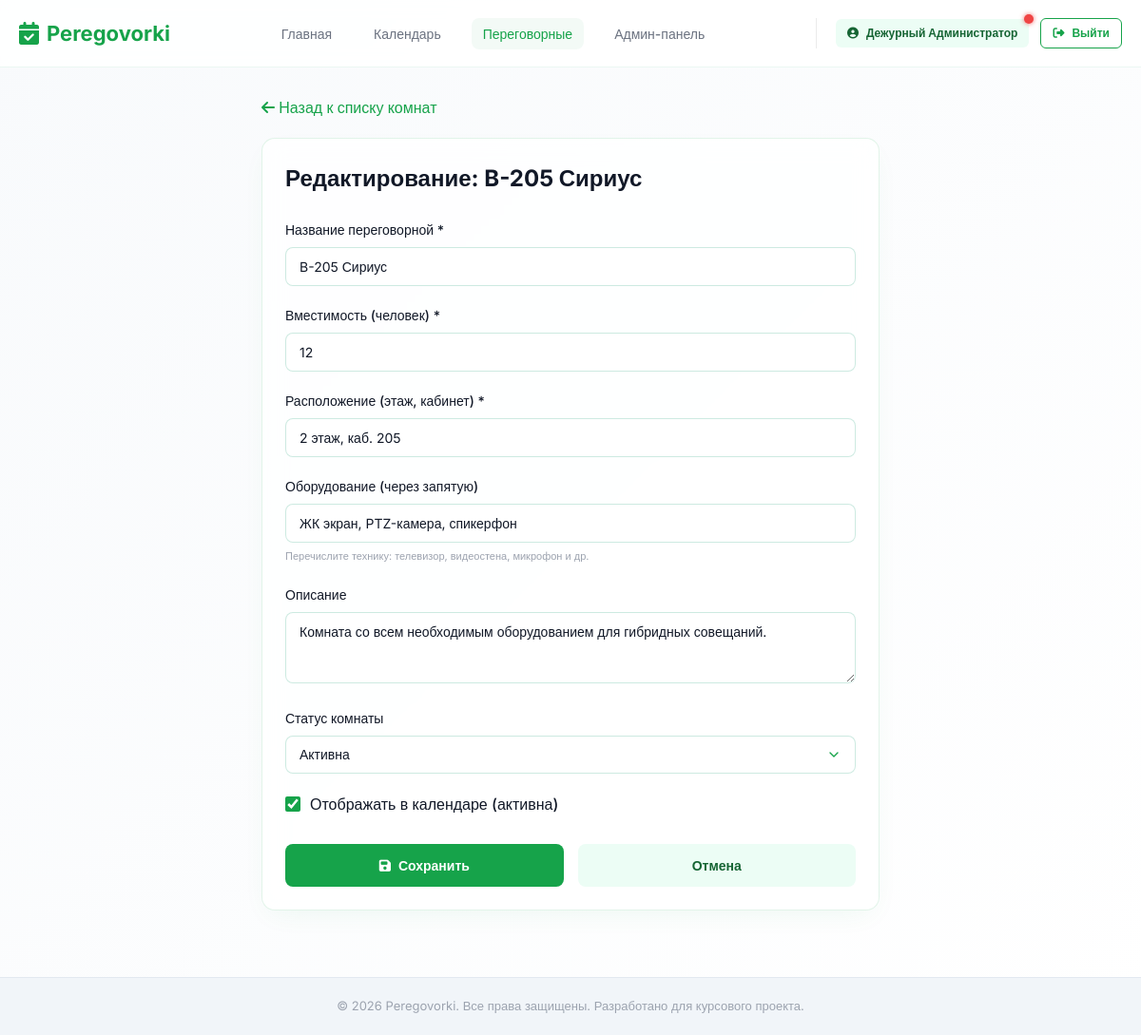
Screenshot of /rooms/2/edit (signed in) with the database file from the repository.
### app/models.py (models this page shows, shortened)
class User(db.Model, UserMixin):
    __tablename__ = 'users'
    id = db.Column(db.Integer, primary_key=True)
    email = db.Column(db.String(120), unique=True, nullable=False, index=True)
    full_name = db.Column(db.String(100), nullable=False)
    password_hash = db.Column(db.String(255), nullable=False)
    role = db.Column(db.String(20), nullable=False, default='user')  # 'root', 'admin', 'user'
    is_active = db.Column(db.Boolean, default=True, nullable=False)
    created_at = db.Column(db.DateTime, default=datetime.utcnow, nullable=False)
    can_manage_rooms = db.Column(db.Boolean, default=False, nullable=False)
    can_manage_bookings = db.Column(db.Boolean, default=False, nullable=False)
    can_manage_users = db.Column(db.Boolean, default=False, nullable=False)
    can_view_analytics = db.Column(db.Boolean, default=False, nullable=False)
    can_export_reports = db.Column(db.Boolean, default=False, nullable=False)
    can_view_audit_logs = db.Column(db.Boolean, default=False, nullable=False)
    bookings = db.relationship('Booking', backref='organizer', lazy=True, cascade='all, delete-orphan')
    notifications = db.relationship('Notification', backref='user', lazy=True, cascade='all, delete-orphan')
    audit_logs = db.relationship('AuditLog', backref='user', lazy=True)

class Room(db.Model):
    __tablename__ = 'rooms'
    id = db.Column(db.Integer, primary_key=True)
    name = db.Column(db.String(100), unique=True, nullable=False, index=True)
    capacity = db.Column(db.Integer, nullable=False)
    location = db.Column(db.String(150), nullable=False)
    equipment = db.Column(db.String(255), nullable=True)  # Comma-separated list or text
    description = db.Column(db.Text, nullable=True)
    is_active = db.Column(db.Boolean, default=True, nullable=False)
    status = db.Column(db.String(20), default='active', nullable=False)  # 'active', 'repair', 'unavailable'
    created_at = db.Column(db.DateTime, default=datetime.utcnow, nullable=False)
    bookings = db.relationship('Booking', backref='room', lazy=True, cascade='all, delete-orphan')

### app/rooms.py (the view, shortened to what this page needs)
@rooms_bp.route('/<int:room_id>/edit', methods=['GET', 'POST'])
@login_required
@admin_required('can_manage_rooms')
def edit_room(room_id):
    room = Room.query.get_or_404(room_id)
    return render_template('rooms/form.html', room=room, action="edit")

### app/__init__.py (called while the page is built)
@login_manager.user_loader
def load_user(user_id):
    user = User.query.get(int(user_id))
    if user and user.is_active:
        return user
    return None

### app/templates/rooms/form.html (shortened to what this page needs)
{% extends "base.html" %}
{% block content %}
<div style="max-width: 650px; margin: 0 auto;">
    <div style="margin-bottom: 20px;">
        <a href="{{ url_for('rooms.list_rooms') }}" style="color: var(--primary-green); text-decoration: none; font-weight: 500;">
            <i class="fa-solid fa-arrow-left"></i> Назад к списку комнат
        </a>
    </div>
    <div class="glass-card">
        <h2 style="font-weight: 700; margin-bottom: 25px;">
            {% if action == 'create' %}Добавление новой переговорной{% else %}Редактирование: {{ room.name }}{% endif %}
        </h2>
        <form action="{% if action == 'create' %}{{ url_for('rooms.create_room') }}{% else %}{{ url_for('rooms.edit_room', room_id=room.id) }}{% endif %}" method="POST">
            <div class="form-group">
                <label for="name" class="form-label">Название переговорной *</label>
                <input type="text" id="name" name="name" class="form-control" placeholder="А-101 Байкал" value="{% if room %}{{ room.name }}{% endif %}" required>
            </div>
            <div class="form-group">
                <label for="capacity" class="form-label">Вместимость (человек) *</label>
                <input type="number" id="capacity" name="capacity" class="form-control" placeholder="8" value="{% if room %}{{ room.capacity }}{% endif %}" min="1" required>
            </div>
            <div class="form-group">
                <label for="location" class="form-label">Расположение (этаж, кабинет) *</label>
                <input type="text" id="location" name="location" class="form-control" placeholder="1 этаж, каб. 101" value="{% if room %}{{ room.location }}{% endif %}" required>
            </div>
            <div class="form-group">
                <label for="equipment" class="form-label">Оборудование (через запятую)</label>
                <input type="text" id="equipment" name="equipment" class="form-control" placeholder="проектор, доска, камера" value="{% if room %}{{ room.equipment or '' }}{% endif %}">
                <small style="color: var(--text-light); font-size: 11px;">Перечислите технику: телевизор, видеостена, микрофон и др.</small>
            </div>
            <div class="form-group">
                <label for="description" class="form-label">Описание</label>
                <textarea id="description" name="description" class="form-control" rows="3" placeholder="Дополнительная информация о комнате...">{% if room %}{{ room.description or '' }}{% endif %}</textarea>
            </div>
            <div class="form-group">
                <label for="status" class="form-label">Статус комнаты</label>
                <select id="status" name="status" class="form-control">
                    <option value="active" {% if room and room.status == 'active' %}selected{% endif %}>Активна</option>
                </select>
            </div>
            <div class="form-check">
                <input type="checkbox" id="is_active" name="is_active" {% if action == 'create' or (room and room.is_active) %}checked{% endif %}>
                <label for="is_active" style="font-weight: 500; cursor: pointer;">Отображать в календаре (активна)</label>
            </div>
            <div style="margin-top: 30px; display: flex; gap: 15px;">
                <button type="submit" class="btn btn-primary" style="flex: 1; padding: 12px;">
                    <i class="fa-solid fa-save"></i> Сохранить
                </button>
                <a href="{{ url_for('rooms.list_rooms') }}" class="btn btn-secondary" style="flex: 1; padding: 12px; text-align: center;">Отмена</a>
            </div>
        </form>
    </div>
</div>
{% endblock %}

### app/templates/base.html (shortened to what this page needs)
<!DOCTYPE html>
<html lang="ru">
<head>
    <link rel="stylesheet" href="https://cdnjs.cloudflare.com/ajax/libs/font-awesome/6.4.0/css/all.min.css">
    <link rel="stylesheet" href="{{ url_for('static', filename='css/style.css') }}">
</head>
<body>
    <header>
        <div class="container">
            <nav class="navbar">
                <a href="{{ url_for('index') }}" class="logo">
                    <i class="fa-solid fa-calendar-check"></i> Peregovorki
                </a>
                <ul class="nav-links">
                    <li><a href="{{ url_for('index') }}" class="nav-link {% if request.path == '/' %}active{% endif %}">Главная</a></li>
                    {% if current_user.is_authenticated %}
                        <li><a href="{{ url_for('booking.calendar') }}" class="nav-link {% if 'calendar' in request.path %}active{% endif %}">Календарь</a></li>
                        <li><a href="{{ url_for('rooms.list_rooms') }}" class="nav-link {% if 'rooms' in request.path %}active{% endif %}">Переговорные</a></li>
                        {% if current_user.role in ['admin', 'root'] %}
                            <li><a href="{{ url_for('admin.dashboard') }}" class="nav-link {% if 'admin' in request.path %}active{% endif %}">Админ-панель</a></li>
                        {% endif %}
                    {% endif %}
                </ul>
                <div class="user-profile-nav">
                    {% if current_user.is_authenticated %}
                        <a href="{{ url_for('auth.profile') }}" class="btn btn-secondary btn-sm" style="position: relative;">
                            <i class="fa-solid fa-user-circle"></i> {{ current_user.full_name }}
                            {% if unread_notifications_count > 0 %}
                                <span style="position: absolute; top: -5px; right: -5px; width: 10px; height: 10px; background: #ef4444; border-radius: 50%; box-shadow: 0 0 5px rgba(239, 68, 68, 0.8);"></span>
                            {% endif %}
                        </a>
                        <a href="{{ url_for('auth.logout') }}" class="btn btn-outline btn-sm"><i class="fa-solid fa-sign-out-alt"></i> Выйти</a>
                    {% else %}
                        <a href="{{ url_for('auth.login') }}" class="btn btn-outline btn-sm">Войти</a>
                        <a href="{{ url_for('auth.register') }}" class="btn btn-primary btn-sm">Регистрация</a>
                    {% endif %}
                </div>
            </nav>
        </div>
    </header>
    <main>
        <div class="container">
            {% block content %}{% endblock %}
        </div>
    </main>
    <footer>
        <div class="container">
            <p>&copy; {{ datetime.datetime.now().year if datetime else 2026 }} Peregovorki. Все права защищены. Разработано для курсового проекта.</p>
        </div>
    </footer>
</body>
</html>

### app/static/css/style.css (style rules this page uses)
:root { --primary-green: #16A34A; --primary-green-hover: #166534; --primary-green-light: #ECFDF5; --accent-green-bg: rgba(22, 163, 74, 0.05); --text-primary: #111827; --text-secondary: #6B7280; --text-light: #9CA3AF; --bg-main: #F8FAFC; --bg-gradient: linear-gradient(135deg, #F8FAFC 0%, #FFFFFF 100%); --glass-bg: rgba(255, 255, 255, 0.8); --glass-border: rgba(22, 163, 74, 0.12); --glass-shadow: 0 10px 30px -10px rgba(22, 163, 74, 0.08); --radius-sm: 8px; --radius-md: 14px; --radius-lg: 24px; --transition-fast: 0.2s ease; --transition-smooth: 0.3s cubic-bezier(0.4, 0, 0.2, 1); }
* { box-sizing: border-box; margin: 0; padding: 0; }
body { font-family: 'Inter', sans-serif; color: var(--text-primary); background: var(--bg-gradient); background-attachment: fixed; min-height: 100vh; display: flex; flex-direction: column; line-height: 1.5; }
.glass-card { background: var(--glass-bg); backdrop-filter: blur(12px); -webkit-backdrop-filter: blur(12px); border: 1px solid var(--glass-border); border-radius: var(--radius-md); box-shadow: var(--glass-shadow); padding: 24px; transition: transform var(--transition-smooth), box-shadow var(--transition-smooth); }
.container { width: 100%; max-width: 1200px; margin: 0 auto; padding: 0 20px; }
main { flex-grow: 1; padding: 30px 0; }
header { background: rgba(255, 255, 255, 0.85); backdrop-filter: blur(8px); border-bottom: 1px solid rgba(5, 150, 105, 0.08); position: sticky; top: 0; z-index: 100; }
.navbar { display: flex; justify-content: space-between; align-items: center; height: 70px; }
.logo { font-size: 22px; font-weight: 700; color: var(--primary-green); text-decoration: none; display: flex; align-items: center; gap: 8px; }
.logo i { font-size: 24px; }
.nav-links { display: flex; align-items: center; list-style: none; gap: 20px; }
.nav-link { color: var(--text-secondary); text-decoration: none; font-weight: 500; font-size: 14px; padding: 8px 12px; border-radius: var(--radius-sm); transition: var(--transition-fast); }
.nav-link:hover, .nav-link.active { color: var(--primary-green); background: var(--accent-green-bg); }
.user-profile-nav { display: flex; align-items: center; gap: 12px; border-left: 1px solid rgba(0,0,0,0.08); padding-left: 20px; }
.btn { display: inline-flex; align-items: center; justify-content: center; gap: 8px; font-family: inherit; font-weight: 600; font-size: 14px; padding: 10px 18px; border-radius: var(--radius-sm); border: none; cursor: pointer; transition: var(--transition-fast); text-decoration: none; }
.btn-primary { background: var(--primary-green); color: white; }
.btn-secondary { background: var(--primary-green-light); color: var(--primary-green-hover); }
.btn-outline { background: transparent; border: 1.5px solid var(--primary-green); color: var(--primary-green); }
.btn-sm { padding: 6px 12px; font-size: 12px; border-radius: 6px; }
.form-group { margin-bottom: 20px; text-align: left; }
.form-label { display: block; margin-bottom: 8px; font-weight: 500; font-size: 14px; color: var(--text-primary); }
.form-control { width: 100%; padding: 11px 14px; border-radius: var(--radius-sm); border: 1px solid rgba(5, 150, 105, 0.2); font-family: inherit; font-size: 14px; background: rgba(255,255,255,0.7); color: var(--text-primary); transition: var(--transition-fast); }
select.form-control { appearance: none; -webkit-appearance: none; -moz-appearance: none; background-repeat: no-repeat; background-position: right 14px center; background-size: 16px; padding-right: 40px; cursor: pointer; }
select.form-control option { background: white; color: var(--text-primary); padding: 10px; }
.form-check { display: flex; align-items: center; gap: 10px; margin-bottom: 15px; }
.form-check input[type="checkbox"] { width: 16px; height: 16px; accent-color: var(--primary-green); }
footer { background: #f1f5f9; border-top: 1px solid #e2e8f0; padding: 20px 0; text-align: center; font-size: 13px; color: var(--text-light); margin-top: 40px; }

### rows the page displays
User: full_name "Дежурный Администратор"
Room: name "B-205 Сириус", capacity "12", location "2 этаж, каб. 205", equipment "ЖК экран, PTZ-камера, спикерфон", description "Комната со всем необходимым оборудованием для гибридных совещаний.", status "Активна", is_active "☑"
